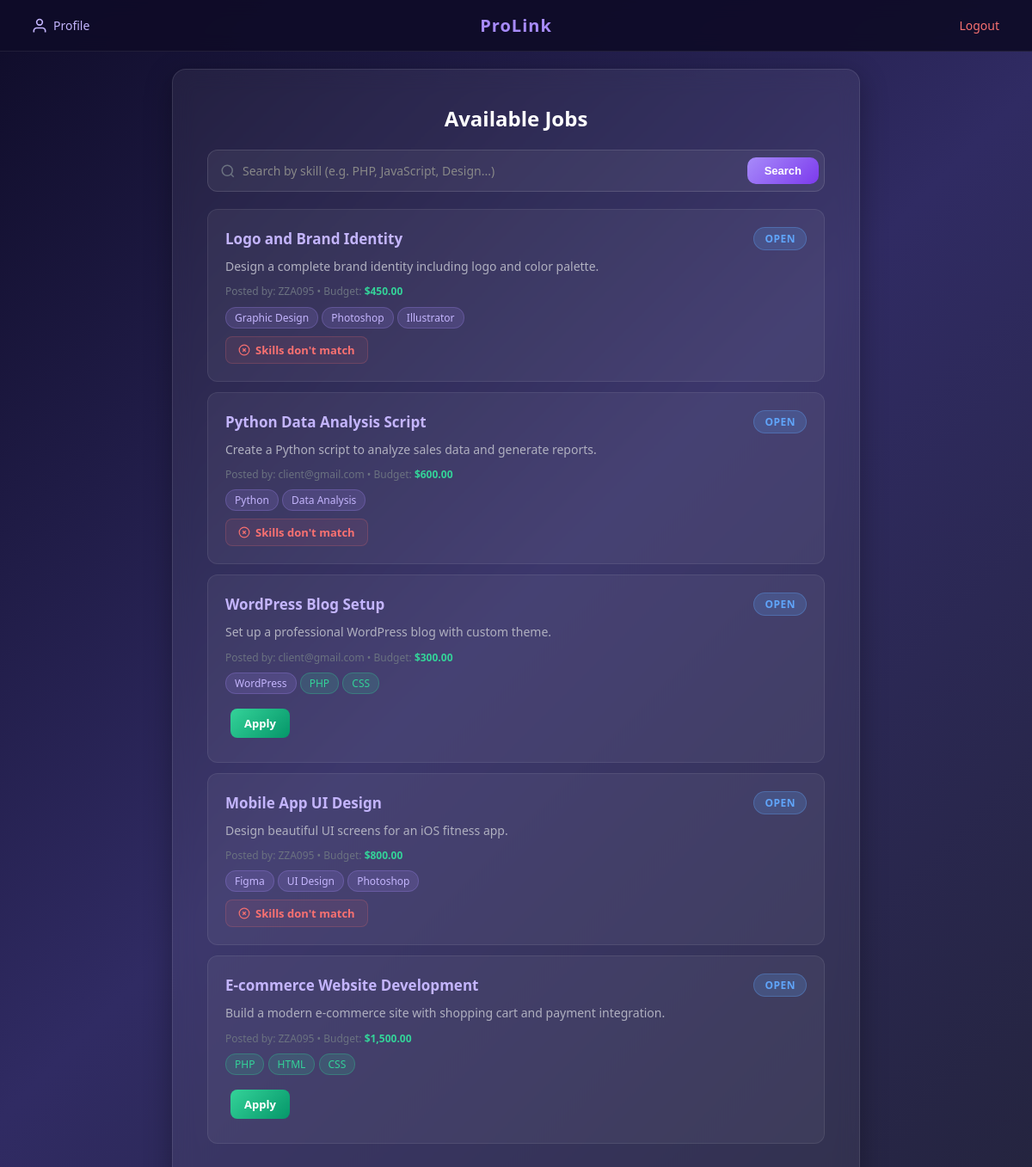
The page /prolink/freelancer/view_jobs.php (signed in) on the database its author committed.
### tables this page shows
CREATE TABLE `jobs` (
  `job_id` int(11) NOT NULL,
  `user_id` int(11) NOT NULL,
  `title` varchar(255) NOT NULL,
  `description` text NOT NULL,
  `budget` decimal(10,2) DEFAULT NULL,
  `job_status` enum('open','in_progress','completed') DEFAULT 'open',
  `skills` varchar(255) DEFAULT NULL
);

CREATE TABLE `users` (
  `user_id` int(11) NOT NULL,
  `name` varchar(100) DEFAULT NULL,
  `email` varchar(100) NOT NULL,
  `password_hash` varchar(255) NOT NULL,
  `type` enum('client','freelancer') NOT NULL,
  `company_name` varchar(100) DEFAULT NULL,
  `total_spent` decimal(12,2) DEFAULT 0.00,
  `bio` text DEFAULT NULL,
  `hourly_rate` decimal(10,2) DEFAULT NULL
);

### prolink/freelancer/view_jobs.php (the view, shortened to what this page needs)
<?php
include('../config/db.php');
$freelancer_id = $_SESSION['user_id'];
$skillsStmt = $conn->prepare("SELECT skill FROM freelancer_skills WHERE user_id=?");
$skillsStmt->bind_param("i", $freelancer_id);
$skillsStmt->execute();
$skillsResult = $skillsStmt->get_result();
$freelancerSkills = [];
while ($s = $skillsResult->fetch_assoc()) {
    $freelancerSkills[] = strtolower(trim($s['skill']));
}
$searchSkill = trim($_GET['skill_search'] ?? '');
if ($searchSkill !== '') {
    $likeParam = '%' . $searchSkill . '%';
    $stmt = $conn->prepare("
        SELECT j.*, u.name AS client_name, u.email AS client_email
        FROM jobs j
        JOIN users u ON u.user_id = j.user_id
        WHERE j.job_status = 'open' AND LOWER(j.skills) LIKE LOWER(?)
        ORDER BY j.job_id DESC
    ");
    $stmt->bind_param("s", $likeParam);
    $stmt->execute();
    $result = $stmt->get_result();
} else {
    $result = $conn->query("
        SELECT j.*, u.name AS client_name, u.email AS client_email
        FROM jobs j
        JOIN users u ON u.user_id = j.user_id
        WHERE j.job_status = 'open'
        ORDER BY j.job_id DESC
    ");
}
?>
<!DOCTYPE html>
<html>
<head>
    <link rel="stylesheet" href="../css/style.css">
</head>
<body class="has-navbar">
    <?php include('../includes/navbar.php'); ?>
    <div class="container container-wide">
        <h2>Available Jobs</h2>
        <form method="GET" class="search-bar">
            <div class="search-input-wrapper">
                <svg class="search-icon" viewBox="0 0 24 24" fill="none" stroke="currentColor" stroke-width="2">
                    <circle cx="11" cy="11" r="8" />
                    <path d="M21 21l-4.35-4.35" />
                </svg>
                <input type="text" name="skill_search" placeholder="Search by skill (e.g. PHP, JavaScript, Design...)" value="<?php echo htmlspecialchars($searchSkill); ?>">
                <button type="submit" class="search-btn">Search</button>
            </div>
        </form>
        <?php while ($row = $result->fetch_assoc()):
            $jobSkills = $row['skills'] ?? '';
            $matchStmt = $conn->prepare("
                SELECT COUNT(*) AS match_count
                FROM freelancer_skills
                WHERE user_id = ?
                AND LOWER(?) LIKE CONCAT('%', LOWER(skill), '%')
            ");
            $matchStmt->bind_param("is", $freelancer_id, $jobSkills);
            $matchStmt->execute();
            $matchCount = $matchStmt->get_result()->fetch_assoc()['match_count'];
            $hasMatchingSkill = (trim($jobSkills) === '') || ($matchCount > 0);
        ?>
            <div class="card">
                <div class="card-footer" style="margin-top:0; margin-bottom:8px;">
                    <h3 style="margin:0;"><?php echo htmlspecialchars($row['title']); ?></h3>
                    <span class="badge badge-open">Open</span>
                </div>
                <p><?php echo htmlspecialchars($row['description']); ?></p>
                <p style="font-size:12px; color:#6b7280; margin-top:8px;">
                    Posted by: <?php echo htmlspecialchars($row['client_name'] ?? $row['client_email']); ?>
                    <?php if (!empty($row['budget'])): ?>
                        • Budget: <strong class="bid-amount">$<?php echo number_format($row['budget'], 2); ?></strong>
                    <?php endif; ?>
                </p>
                <?php if (!empty($row['skills'])): ?>
                    <div style="margin-top:8px;">
                        <?php
                        $displaySkills = array_map('trim', explode(',', $row['skills']));
                        foreach ($displaySkills as $dSkill):
                            $isMatch = in_array(strtolower(trim($dSkill)), $freelancerSkills);
                        ?>
                            <span class="skill-tag <?php echo $isMatch ? 'skill-match' : ''; ?>"><?php echo htmlspecialchars(trim($dSkill)); ?></span>
                        <?php endforeach; ?>
                    </div>
                <?php endif; ?>
                <div class="card-footer">
                    <?php if ($hasMatchingSkill): ?>
                        <a href="apply_job.php?job_id=<?php echo $row['job_id']; ?>" class="btn btn-sm post">Apply</a>
                    <?php else: ?>
                        <span class="skills-mismatch">
                            <svg width="14" height="14" viewBox="0 0 24 24" fill="none" stroke="currentColor" stroke-width="2">
                                <circle cx="12" cy="12" r="10" />
                                <line x1="15" y1="9" x2="9" y2="15" />
                                <line x1="9" y1="9" x2="15" y2="15" />
                            </svg>
                            Skills don't match
                        </span>
                    <?php endif; ?>
                </div>
            </div>
        <?php endwhile; ?>
    </div>
</body>
</html>

### prolink/includes/navbar.php (shortened to what this page needs)
<?php
$navUserType = $_SESSION['type'] ?? '';
if ($navUserType === 'client') {
    $dashLink = '../client/dashboard.php';
    $profileLink = '../client/profile.php';
} else {
    $dashLink = '../freelancer/dashboard.php';
    $profileLink = '../freelancer/profile.php';
}
?>
<nav class="navbar">
    <div class="nav-left">
        <a href="<?php echo $profileLink; ?>" class="nav-profile-link" title="My Profile">
            <svg class="nav-icon" viewBox="0 0 24 24" fill="none" stroke="currentColor" stroke-width="2">
                <path d="M20 21v-2a4 4 0 0 0-4-4H8a4 4 0 0 0-4 4v2" />
                <circle cx="12" cy="7" r="4" />
            </svg>
            <span>Profile</span>
        </a>
    </div>
    <div class="nav-center">
        <a href="<?php echo $dashLink; ?>" class="nav-brand">ProLink</a>
    </div>
    <div class="nav-right">
        <a href="../auth/logout.php" class="nav-logout">Logout</a>
    </div>
</nav>

### rows shown on the page
jobs: title "Logo and Brand Identity", description "Design a complete brand identity including logo and color palette.", user.name "ZZA095", budget "450.00", skills "Graphic Design", skills "Photoshop", skills "Illustrator", shows "Skills don't match"
jobs: title "Python Data Analysis Script", description "Create a Python script to analyze sales data and generate reports.", user.email "client@gmail.com", budget "600.00", skills "Python", skills "Data Analysis", shows "Skills don't match"
jobs: title "WordPress Blog Setup", description "Set up a professional WordPress blog with custom theme.", user.email "client@gmail.com", budget "300.00", skills "WordPress", skills "PHP", skills "CSS"
jobs: title "Mobile App UI Design", description "Design beautiful UI screens for an iOS fitness app.", user.name "ZZA095", budget "800.00", skills "Figma", skills "UI Design", skills "Photoshop", shows "Skills don't match"
jobs: title "E-commerce Website Development", description "Build a modern e-commerce site with shopping cart and payment integration.", user.name "ZZA095", budget "1,500.00", skills "PHP", skills "HTML", skills "CSS"
